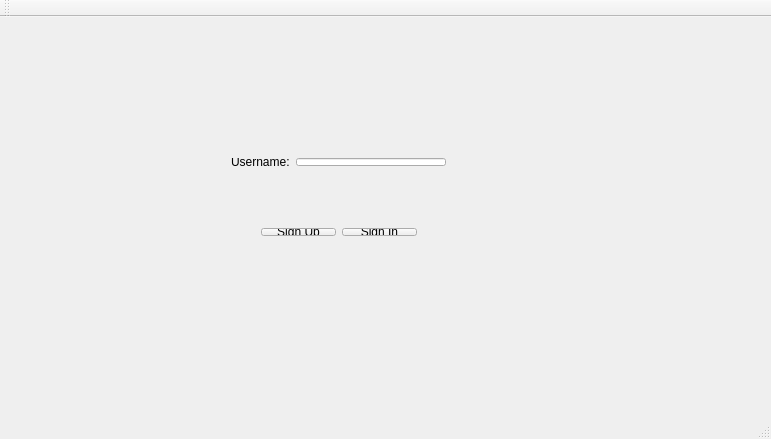
<?xml version="1.0" encoding="UTF-8"?>
<ui version="4.0">
 <class>MainWindow</class>
 <widget class="QMainWindow" name="MainWindow">
  <property name="geometry">
   <rect>
    <x>0</x>
    <y>0</y>
    <width>771</width>
    <height>439</height>
   </rect>
  </property>
  <property name="windowTitle">
   <string>cuPID</string>
  </property>
  <widget class="QWidget" name="centralWidget">
   <widget class="QLabel" name="statusLbl">
    <property name="geometry">
     <rect>
      <x>100</x>
      <y>320</y>
      <width>551</width>
      <height>41</height>
     </rect>
    </property>
    <property name="text">
     <string/>
    </property>
   </widget>
   <widget class="QWidget" name="layoutWidget">
    <property name="geometry">
     <rect>
      <x>220</x>
      <y>130</y>
      <width>237</width>
      <height>30</height>
     </rect>
    </property>
    <layout class="QHBoxLayout" name="horizontalLayout">
     <item>
      <widget class="QLabel" name="lblUserName">
       <property name="text">
        <string>Username:</string>
       </property>
      </widget>
     </item>
     <item>
      <widget class="QLineEdit" name="lineEditUserName"/>
     </item>
    </layout>
   </widget>
   <widget class="QWidget" name="layoutWidget">
    <property name="geometry">
     <rect>
      <x>250</x>
      <y>200</y>
      <width>178</width>
      <height>30</height>
     </rect>
    </property>
    <layout class="QHBoxLayout" name="horizontalLayout_3">
     <item>
      <widget class="QPushButton" name="signUpBtn">
       <property name="text">
        <string>Sign Up</string>
       </property>
      </widget>
     </item>
     <item>
      <widget class="QPushButton" name="signInBtn">
       <property name="text">
        <string>Sign In</string>
       </property>
      </widget>
     </item>
    </layout>
   </widget>
  </widget>
  <widget class="QMenuBar" name="menuBar">
   <property name="geometry">
    <rect>
     <x>0</x>
     <y>0</y>
     <width>771</width>
     <height>26</height>
    </rect>
   </property>
  </widget>
  <widget class="QToolBar" name="mainToolBar">
   <attribute name="toolBarArea">
    <enum>TopToolBarArea</enum>
   </attribute>
   <attribute name="toolBarBreak">
    <bool>false</bool>
   </attribute>
  </widget>
  <widget class="QStatusBar" name="statusBar"/>
 </widget>
 <layoutdefault spacing="6" margin="11"/>
 <resources/>
 <connections/>
</ui>
